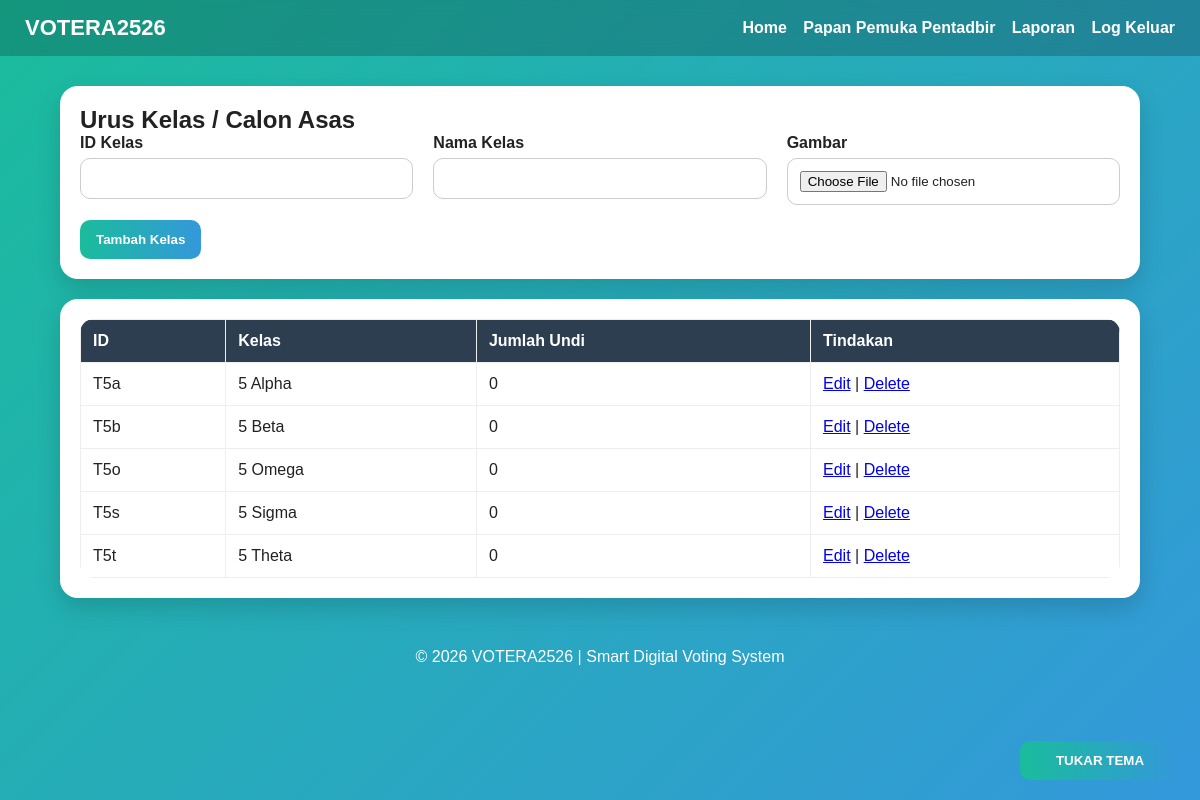
Screenshot of /kelas-senarai.php (signed in) with the database file from the repository.
### tables this page shows
CREATE TABLE `kelas` (
    `Id_Kelas` varchar(10) NOT NULL,
    `Kelas` varchar(50) DEFAULT NULL,
    `tot_undi_kelas` int(11) DEFAULT 0,
    `Undi_Kelas` varchar(50) DEFAULT NULL,
    `Gambar_Kelas` varchar(100) DEFAULT NULL
  );

### kelas-senarai.php (the view, shortened to what this page needs)
<?php
include 'connection.php';
include 'header.php';
$data = $conn->query("SELECT * FROM kelas ORDER BY Kelas ASC");
?>
<div class="card">
    <h2>Urus Kelas / Calon Asas</h2>
    <form method="post" enctype="multipart/form-data">
        <div class="grid">
            <div class="form-group">
                <label>ID Kelas</label>
                <input type="text" name="Id_Kelas" required>
            </div>
            <div class="form-group">
                <label>Nama Kelas</label>
                <input type="text" name="Kelas" required>
            </div>
            <div class="form-group">
                <label>Gambar</label>
                <input type="file" name="gambar" accept="image/*">
            </div>
        </div>
        <button type="submit" name="tambah" class="btn">Tambah Kelas</button>
    </form>
</div>
<div class="card">
    <table class="table">
        <tr>
            <th>ID</th>
            <th>Kelas</th>
            <th>Jumlah Undi</th>
            <th>Tindakan</th>
        </tr>
        <?php while($row = $data->fetch_assoc()): ?>
        <tr>
            <td><?= htmlspecialchars($row['Id_Kelas']) ?></td>
            <td><?= htmlspecialchars($row['Kelas']) ?></td>
            <td><?= (int)$row['tot_undi_kelas'] ?></td>
            <td>
                <a href="kelas-edit.php?id=<?= urlencode($row['Id_Kelas']) ?>">Edit</a> |
                <a href="kelas-delete.php?id=<?= urlencode($row['Id_Kelas']) ?>" onclick="return confirm('Padam kelas ini?')">Delete</a>
            </td>
        </tr>
        <?php endwhile; ?>
    </table>
</div>
<?php include 'footer.php'; ?>

### style.css (style rules this page uses)
* { box-sizing:border-box; margin:0; padding:0; font-family:Arial, Helvetica, sans-serif; }
body { background:linear-gradient(135deg,#1abc9c,#3498db); min-height:100vh; color:#222; }
.card { background:#fff; border-radius:18px; padding:20px; box-shadow:0 10px 25px rgba(0,0,0,0.15); margin-bottom:20px; }
.grid { display:grid; grid-template-columns:repeat(auto-fit,minmax(220px,1fr)); gap:20px; }
.form-group { margin-bottom:15px; }
.form-group label { display:block; margin-bottom:6px; font-weight:bold; }
.form-group input, .form-group select, .form-group textarea { width:100%; padding:12px; border-radius:10px; border:1px solid #ccc; }
.btn { background:linear-gradient(90deg,#1abc9c,#3498db); color:#fff; border:none; font-weight:bold; cursor:pointer; padding:12px 16px; border-radius:10px; text-decoration:none; display:inline-block; }
.table { width:100%; border-collapse:collapse; background:#fff; border-radius:14px; overflow:hidden; }
.table th, .table td { border:1px solid #eee; padding:12px; text-align:left; }
.table th { background:#2c3e50; color:#fff; }

### rows the page displays
kelas: Id_Kelas "T5a", Kelas "5 Alpha", tot_undi_kelas "0"
kelas: Id_Kelas "T5b", Kelas "5 Beta", tot_undi_kelas "0"
kelas: Id_Kelas "T5o", Kelas "5 Omega", tot_undi_kelas "0"
kelas: Id_Kelas "T5s", Kelas "5 Sigma", tot_undi_kelas "0"
kelas: Id_Kelas "T5t", Kelas "5 Theta", tot_undi_kelas "0"
